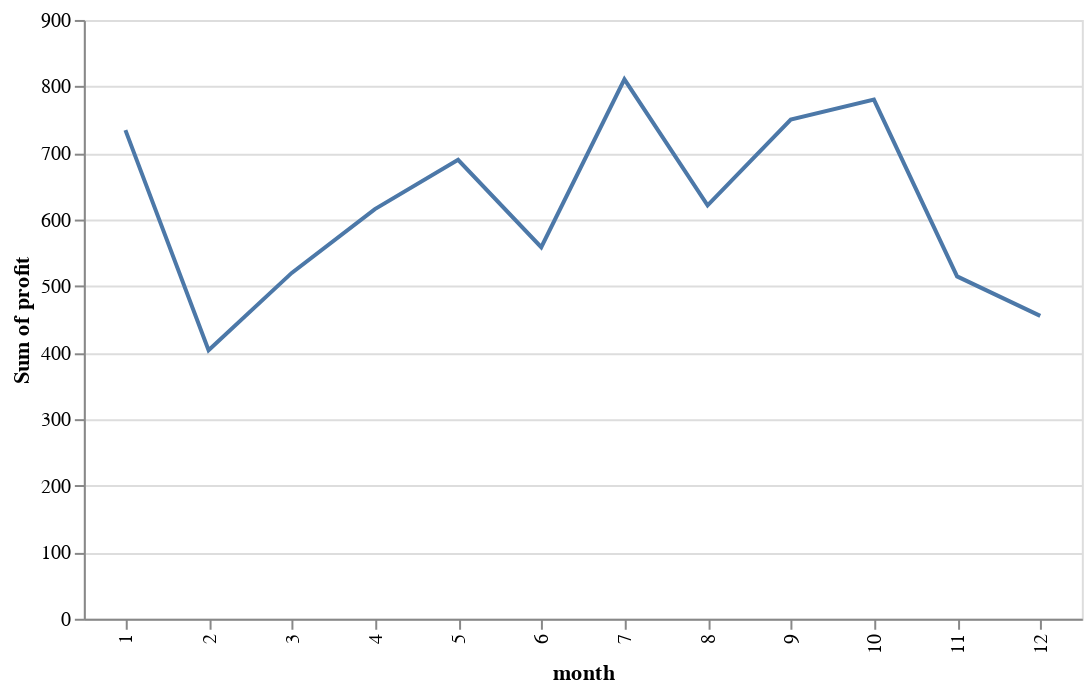

The code cell stored with this chart in its notebook:
### Code cell
alt.Chart(results_df).mark_line().encode(
    x='month:O',
    y='sum(profit):Q'
).properties(
    height=300,
    width=500
)

### Figure 1 — Vega-Lite specification as saved in the notebook (floating-point values rounded to 4 significant figures; data arrays with more than 128 entries replaced by an {"elided": "..."} marker saying what was removed)
{"$schema": "https://vega.github.io/schema/vega-lite/v5.20.1.json", "config": {"view": {"continuousHeight": 300, "continuousWidth": 300}}, "data": {"name": "data-1e1c940adf0348b6e355e5ff27a46f9e"}, "datasets": {"data-1e1c940adf0348b6e355e5ff27a46f9e": {"elided": "8760 records"}}, "encoding": {"x": {"field": "month", "type": "ordinal"}, "y": {"aggregate": "sum", "field": "profit", "type": "quantitative"}}, "height": 300, "mark": {"type": "line"}, "width": 500}
